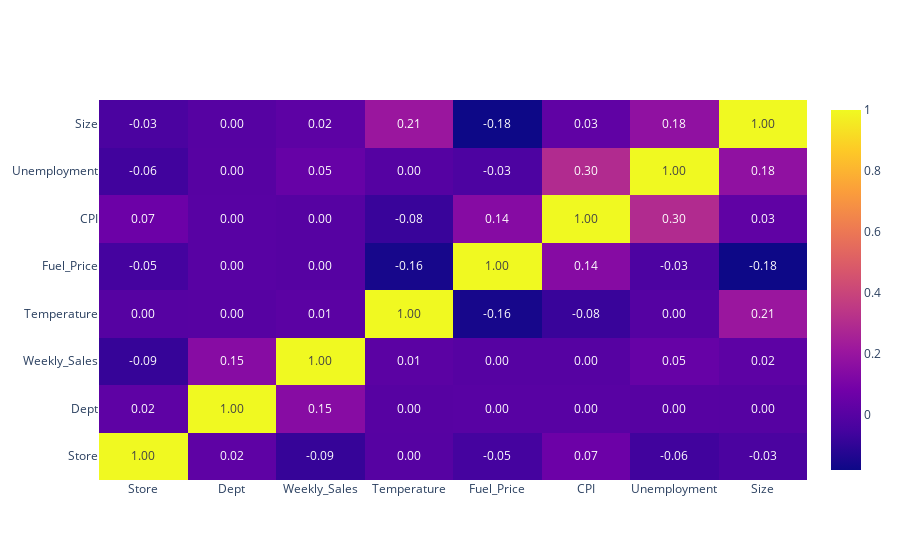

The code cell stored with this chart in its notebook:
### Markdown cell above
Build a Correlation Matrix Graph

### Code cell
# discard noise columns
tmp = numeric_data.drop(['year', 'month', 'week', 'MarkDown1', 'MarkDown2', 'MarkDown3', 'MarkDown4', 'MarkDown5'], axis=1)

# draw visuzlization
fig = go.Figure()
fig.add_trace(
    go.Heatmap(
        x = tmp.corr().columns,
        y = tmp.corr().index,
        z = np.array(df.corr()),
        text=df.corr().values,
        texttemplate='%{text:.2f}'
    )
)
fig.show()

### Figure 1 — Plotly figure (JSON) as saved in the notebook; plotly's stock layout.template omitted (floating-point values rounded to 4 significant figures; data arrays with more than 128 entries replaced by an {"elided": "..."} marker saying what was removed)
{"data": [{"text": {"elided": "21x21 float values"}, "texttemplate": "%{text:.2f}", "type": "heatmap", "x": ["Store", "Dept", "Weekly_Sales", "Temperature", "Fuel_Price", "CPI", "Unemployment", "Size"], "y": ["Store", "Dept", "Weekly_Sales", "Temperature", "Fuel_Price", "CPI", "Unemployment", "Size"], "z": {"elided": "21x21 float values"}}], "layout": {}}
